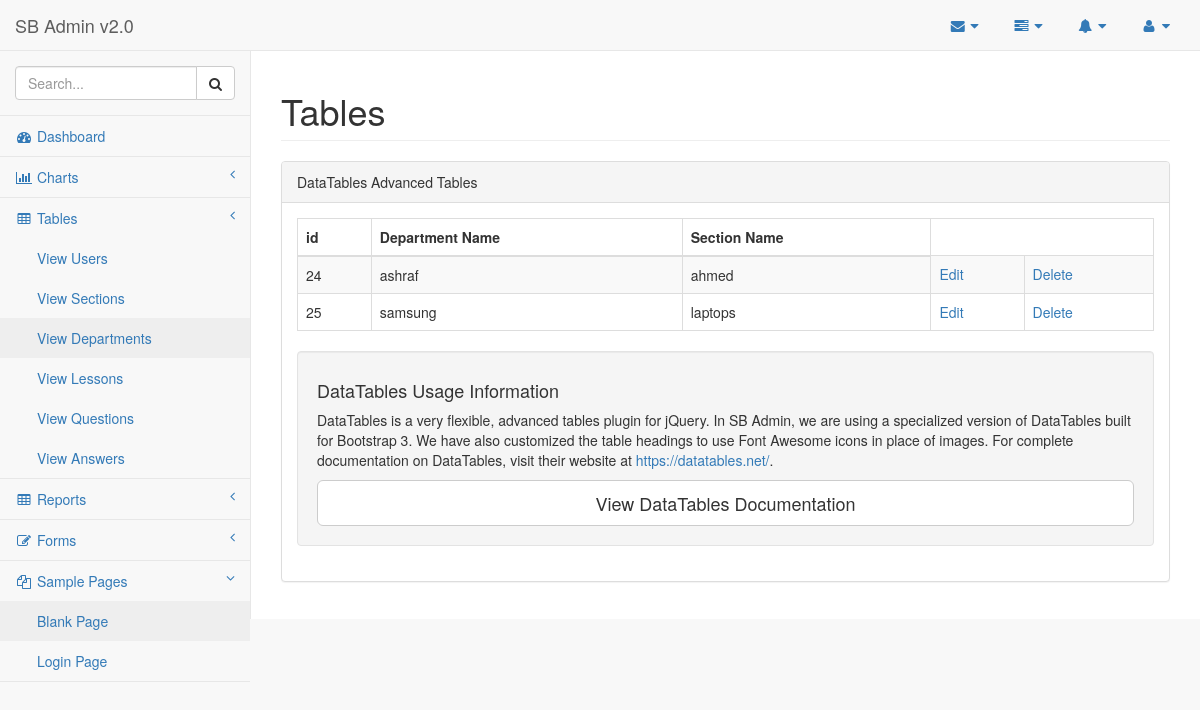
Page /panel/admin_pages/view_departments.php (signed in) on the committed database.
### tables this page shows
CREATE TABLE `departments` (
  `id` int(11) NOT NULL,
  `name` varchar(50) NOT NULL,
  `section_id` int(11) NOT NULL
);

CREATE TABLE `sections` (
  `id` int(11) NOT NULL,
  `name` varchar(50) NOT NULL
);

### panel/connection/conn.php (called while the page is built, shortened)
<?php
class connection {
    protected $host = "localhost";
    protected $dbname = "school_managment_system";
    protected $user = "root";
    protected $pass = "1234";
    function __construct() {
        try {
            $this->DBC = new PDO("mysql:host=$this->host;dbname=$this->dbname", $this->user, $this->pass);
        }
        catch (PDOException $e) {
            echo $e->getMessage();
        }
    }
}
?>

### panel/admin_pages/view_departments.php (the view)
<?php
include "blank.php";
function content(){
?>
 <div id="page-wrapper">
            <div class="row">
                <div class="col-lg-12">
                    <h1 class="page-header">Tables</h1>
                </div>
            </div>
            <div class="row">
                <div class="col-lg-12">
                    <div class="panel panel-default">
                        <div class="panel-heading">
                            DataTables Advanced Tables
                        </div>
                        <div class="panel-body">
                            <table width="100%" class="table table-striped table-bordered table-hover" id="dataTables-example">
  <thead>
              <tr> <th>id</th> <th>Department Name</th> <th>Section Name</th>   </tr>
          </thead>
          <tbody>
<?php
         $conn=new connection();
         $prepare ='SELECT * FROM departments';
         $stmt= $conn->DBC->prepare($prepare);
         $stmt->execute();
         while($data = $stmt->fetch( PDO::FETCH_ASSOC )){
           $prepare1 ='SELECT * FROM sections  where id='.$data['section_id'];
           $stmt1= $conn->DBC->prepare($prepare1);
           $stmt1->execute();
           $data1 = $stmt1->fetch( PDO::FETCH_ASSOC);
    ?>
    <tr> <td><?php echo $data['id']; ?></td>  <td><?php echo $data['name']; ?></td>  <td><?php echo $data1['name']; ?></td>  <td> <a href="edit_department.php?<?php  echo "id=".$data['id']?>"> Edit </a> </td> <td> <a id="delete_department"  uid="<?php echo $data['id'];?>" > Delete </a> </td>
    </tr>
    <?php } ?>
          </tbody>
                            </table>
                            <div class="well">
                                <h4>DataTables Usage Information</h4>
                                <p>DataTables is a very flexible, advanced tables plugin for jQuery. In SB Admin, we are using a specialized version of DataTables built for Bootstrap 3. We have also customized the table headings to use Font Awesome icons in place of images. For complete documentation on DataTables, visit their website at <a target="_blank" href="https://datatables.net/">https://datatables.net/</a>.</p>
                                <a class="btn btn-default btn-lg btn-block" target="_blank" href="https://datatables.net/">View DataTables Documentation</a>
                            </div>
                             </div>
                    </div>
                </div>
            </div>
            </div>
 <?php
}
?>

### rows in the picture
departments: id "24", name "ashraf", section.name "ahmed"
departments: id "25", name "samsung", section.name "laptops"
